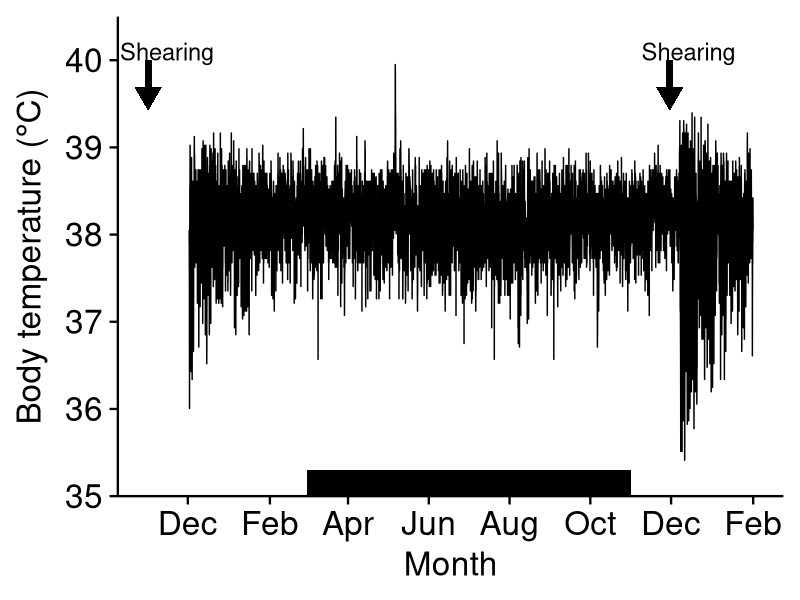
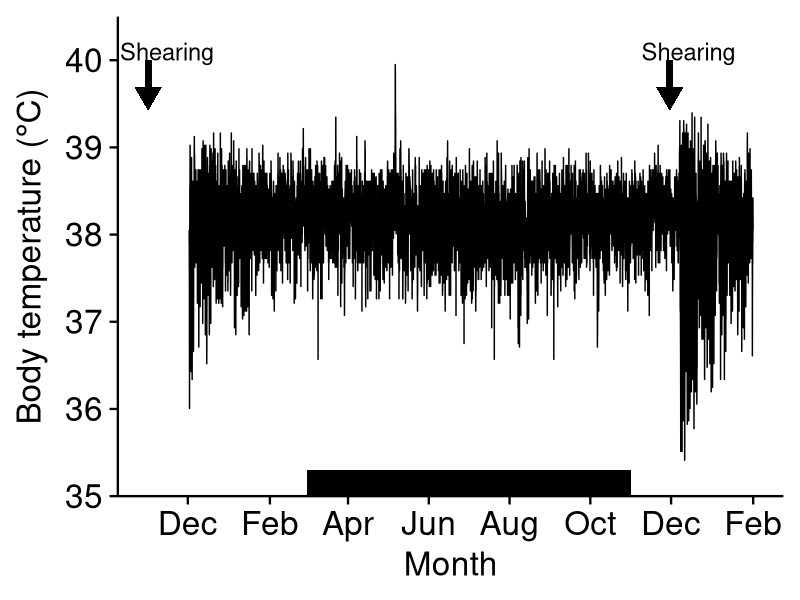
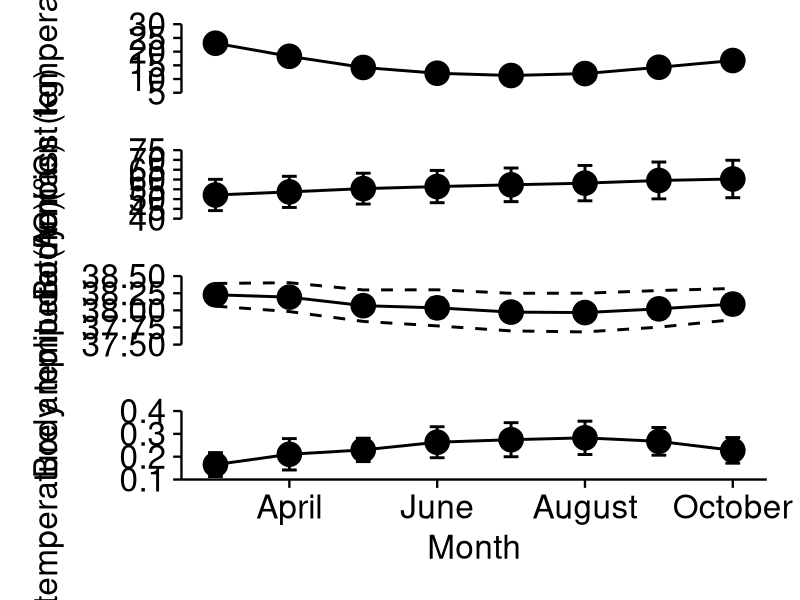

R code for these plots, in order:
############################################################
#                                                          #
#                    Publication plots                     #
#                                                          #
############################################################

# Load packages
library(ggplot2)
library(dplyr)
library(readr)
library(lubridate)
library(patchwork)

# ggplot theme
theme_set(new = theme_minimal(base_size = 24) +
              theme(axis.line = element_line(size = 0.8),
                    axis.ticks = element_line(size = 0.8),
                    axis.text = element_text(size = 24,
                                             colour = '#000000'),
                    plot.title = element_text(size = 24),
                    panel.grid = element_blank()))

# Set directory for figure outputs
if(!dir.exists('figures')) {
    dir.create('figures')
}

################
#   Figure 1   #
################
data_fig1 <- read_csv('data-cleaned/bagel.csv') %>%
    # Filter date range
    filter(date_time > ymd_hms('2009-12-01 23:30:00') &
               date_time < ymd_hms('2011-02-01 00:00:00'))

plot_fig1 <- ggplot(data = data_fig1) +
    aes(x = date_time,
        y = body_temperature_oC) +
    geom_line() +
    geom_rect(aes(ymin = 35, ymax = 35.3,
                  xmin = ymd_hms('2010-03-01 00:00:00'),
                  xmax = ymd_hms('2010-10-31 23:30:00')),
              fill = '#000000') +
    geom_segment(aes(x = ymd_hms('2009-11-01 00:00:00'),
                     xend = ymd_hms('2009-11-01 00:00:00'),
                     y = 39.5,
                     yend = 40),
                 size = 2,
                 lineend = 'butt',
                 linejoin = 'mitre',
                 arrow = arrow(ends = 'first',
                               type = 'closed',
                               length = unit(0.4, units = 'cm'))) +
    geom_segment(aes(x = ymd_hms('2010-11-30 00:00:00'),
                     xend = ymd_hms('2010-11-30 00:00:00'),
                     y = 39.5,
                     yend = 40),
                 size = 2,
                 lineend = 'butt',
                 linejoin = 'mitre',
                 arrow = arrow(ends = 'first',
                               type = 'closed',
                               length = unit(0.4, units = 'cm'))) +
    annotate(geom = 'text',
             label = 'Shearing',
             y = 40.1,
             x = ymd_hms('2009-11-01 00:00:00'),
             size = 6,
             hjust = 0.3) +
    annotate(geom = 'text',
             label = 'Shearing',
             y = 40.1,
             x = ymd_hms('2010-11-30 00:00:00'),
             size = 6,
             hjust = 0.3) +
    labs(x = 'Month',
         y = expression('Body temperature ('*degree*'C)')) +
    scale_x_datetime(date_breaks = '2 months',
                     date_labels = '%b') +
    scale_y_continuous(limits = c(35, 40.5),
                       expand = c(0, 0)); plot_fig1

ggsave(filename = 'figures/figure-1.png',
       plot = plot_fig1,
       width = 11,
       height = 8)

################
#   Figure 2   #
################
data_fig2 <- read_csv('data-cleaned/data.csv') %>%
    filter(month_counter >= 0)

data_fig2_weather <- read_csv('data-cleaned/weather.csv')

#-- Ambient temperature --#
data_weather <- data_fig2_weather %>%
    # Extract 1 January to 31 December 2010 data
    filter(date >= as.Date('2010-01-01') & date < as.Date('2010-11-01')) %>%
    # Group by date and then summarise
    group_by(date) %>%
    summarise(mean_day = mean(air_temperature_oC)) %>%
    # Extract month
    mutate(month = month(date)) %>%
    mutate(month_counter = month - 3) %>%
    select(-date, -month) %>%
    # Group by month and the summarise again
    group_by(month_counter) %>%
    summarise(mean = mean(mean_day, na.rm = TRUE),
              SD_minus = mean - sd(mean_day, na.rm = TRUE),
              SD_plus = mean + sd(mean_day, na.rm = TRUE)) %>%
    ungroup() %>%
    # Remove January and February data (month_counter = -2 and -1)
    filter(month_counter >= 0)

plot_weather <- ggplot(data = data_weather) +
    aes(x = month_counter,
        y = mean,
        ymin = SD_minus,
        ymax = SD_plus) +
    geom_line(size = 1) +
    geom_errorbar(size = 1, width = 0.2) +
    geom_point(size = 8) +
    labs(x = NULL,
         y = expression('Ambient temperature ('*degree*'C)')) +
    scale_y_continuous(limits = c(5, 30),
                       breaks = seq(5, 30, by = 5),
                       expand = c(0, 0)) +
    scale_x_continuous(breaks = seq(1, 7, by = 2),
                       labels = NULL) +
    theme(axis.line.x = element_blank(),
          axis.ticks.x = element_blank(),
          plot.margin = margin(t = 5.5, b = 30, l = 5.5, r = 5.5))

#-- Body mass --#
data_mass <- data_fig2 %>%
    group_by(month_counter) %>%
    summarise(mean = mean(mass_kg, na.rm = TRUE),
              SD_minus = mean - sd(mass_kg, na.rm = TRUE),
              SD_plus = mean + sd(mass_kg, na.rm = TRUE)) %>%
    ungroup()

plot_mass <- ggplot(data = data_mass) +
    aes(x = month_counter,
        y = mean,
        ymin = SD_minus,
        ymax = SD_plus) +
    geom_line(size = 1) +
    geom_errorbar(size = 1, width = 0.2) +
    geom_point(size = 8) +
    labs(x = NULL,
         y = 'Body mass (kg)') +
    scale_y_continuous(limits = c(40, 75),
                       breaks = seq(40, 75, by = 5),
                       expand = c(0, 0)) +
    scale_x_continuous(breaks = seq(1, 7, by = 2),
                       labels = NULL) +
    theme(axis.line.x = element_blank(),
          axis.ticks.x = element_blank(),
          plot.margin = margin(t = 5.5, b = 30, l = 5.5, r = 5.5))

#-- Mass gain --#
data_mass_gain <- data_fig2 %>%
    group_by(month_counter) %>%
    summarise(mean = mean(mass_monthly_gain_kg, na.rm = TRUE),
              SD_minus = mean - sd(mass_monthly_gain_kg, na.rm = TRUE),
              SD_plus = mean + sd(mass_monthly_gain_kg, na.rm = TRUE)) %>%
    ungroup()

plot_mass_gain <- ggplot(data = data_mass_gain) +
    aes(x = month_counter,
        y = mean,
        ymin = SD_minus,
        ymax = SD_plus) +
    geom_line(size = 1) +
    geom_errorbar(size = 1, width = 0.2) +
    geom_point(size = 8) +
    labs(x = NULL,
         y = 'Monthly body mass gain (kg)') +
    scale_y_continuous(limits = c(-0.5, 3),
                       breaks = seq(-0.5, 3, by = 0.5),
                       expand = c(0, 0)) +
    scale_x_continuous(breaks = seq(1, 7, by = 2),
                       labels = NULL) +
    theme(axis.line.x = element_blank(),
          axis.ticks.x = element_blank(),
          plot.margin = margin(t = 5.5, b = 30, l = 5.5, r = 5.5))

#-- Body temperature --#
data_Tb <- data_fig2 %>%
    group_by(month_counter) %>%
    summarise(mesor_mean = mean(mesor_oC, na.rm = TRUE),
              mesor_SD_minus = mesor_mean - sd(mesor_oC, na.rm = TRUE),
              mesor_SD_plus = mesor_mean + sd(mesor_oC, na.rm = TRUE),
              min_mean = mean(min_oC, na.rm = TRUE),
              max_mean = mean(max_oC, na.rm = TRUE)) %>%
    ungroup()

plot_Tb <- ggplot(data = data_Tb) +
    aes(x = month_counter,
        y = mesor_mean,
        ymin = mesor_SD_minus,
        ymax = mesor_SD_plus) +
    geom_line(size = 1) +
    geom_errorbar(size = 1, width = 0.2) +
    geom_point(size = 8) +
    geom_line(aes(y = min_mean),
              linetype = 2,
              size = 1) +
    geom_line(aes(y = max_mean),
              linetype = 2,
              size = 1) +
    labs(x = NULL,
         y = expression('Body temperature ('*degree*'C)')) +
    scale_y_continuous(limits = c(37.5, 38.5),
                       expand = c(0, 0)) +
    scale_x_continuous(breaks = seq(1, 7, by = 2),
                       labels = NULL) +
    theme(axis.line.x = element_blank(),
          axis.ticks.x = element_blank(),
          plot.margin = margin(t = 5.5, b = 30, l = 5.5, r = 5.5))

#-- Amplitude of body temperature --#
data_Tamp <- data_fig2 %>%
    group_by(month_counter) %>%
    summarise(mean = mean(amplitude_oC, na.rm = TRUE),
              SD_minus = mean - sd(amplitude_oC, na.rm = TRUE),
              SD_plus = mean + sd(amplitude_oC, na.rm = TRUE)) %>%
    ungroup()

plot_tamp <- ggplot(data = data_Tamp) +
    aes(x = month_counter,
        y = mean,
        ymin = SD_minus,
        ymax = SD_plus) +
    geom_line(size = 1) +
    geom_errorbar(size = 1, width = 0.2) +
    geom_point(size = 8) +
    labs(x = 'Month',
         y = expression('Body temperature amplitude ('*degree*'C)')) +
    scale_y_continuous(limits = c(0.1, 0.4),
                       expand = c(0, 0)) +
    scale_x_continuous(breaks = seq(1, 7, by = 2),
                       labels = c('April', 'June', 'August', 'October'))

#-- Patch together --#
fig_2 <- plot_weather + plot_mass + plot_Tb + plot_tamp + plot_layout(ncol = 1)

ggsave(filename = 'figures/figure-2.png',
       plot = fig_2,
       height = 25,
       width = 12)
